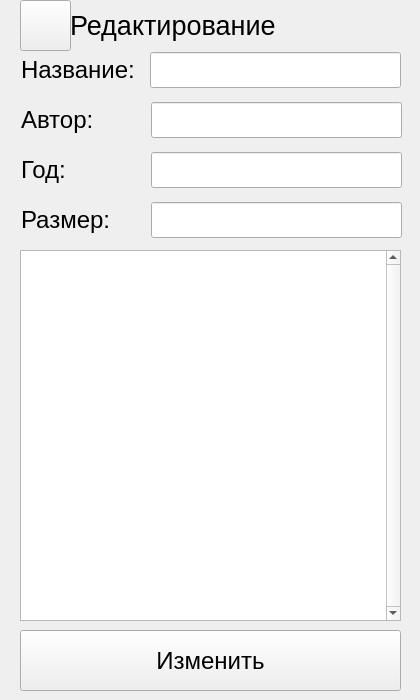
<?xml version="1.0" encoding="UTF-8"?>
<ui version="4.0">
 <class>VerseEditForm</class>
 <widget class="QMainWindow" name="VerseEditForm">
  <property name="geometry">
   <rect>
    <x>0</x>
    <y>0</y>
    <width>420</width>
    <height>700</height>
   </rect>
  </property>
  <property name="windowTitle">
   <string>MainWindow</string>
  </property>
  <widget class="QWidget" name="centralwidget">
   <widget class="QWidget" name="verticalLayoutWidget">
    <property name="geometry">
     <rect>
      <x>21</x>
      <y>50</y>
      <width>121</width>
      <height>41</height>
     </rect>
    </property>
    <layout class="QVBoxLayout" name="verticalLayout">
     <item>
      <widget class="QLabel" name="label">
       <property name="text">
        <string>&lt;html&gt;&lt;head/&gt;&lt;body&gt;&lt;p&gt;&lt;span style=&quot; font-size:18pt;&quot;&gt;Название:&lt;/span&gt;&lt;/p&gt;&lt;/body&gt;&lt;/html&gt;</string>
       </property>
      </widget>
     </item>
    </layout>
   </widget>
   <widget class="QWidget" name="verticalLayoutWidget_2">
    <property name="geometry">
     <rect>
      <x>150</x>
      <y>50</y>
      <width>251</width>
      <height>41</height>
     </rect>
    </property>
    <layout class="QVBoxLayout" name="verticalLayout_2">
     <item>
      <widget class="QLineEdit" name="title">
       <property name="font">
        <font>
         <pointsize>18</pointsize>
        </font>
       </property>
      </widget>
     </item>
    </layout>
   </widget>
   <widget class="QWidget" name="verticalLayoutWidget_3">
    <property name="geometry">
     <rect>
      <x>21</x>
      <y>100</y>
      <width>121</width>
      <height>41</height>
     </rect>
    </property>
    <layout class="QVBoxLayout" name="verticalLayout_3">
     <item>
      <widget class="QLabel" name="label_2">
       <property name="text">
        <string>&lt;html&gt;&lt;head/&gt;&lt;body&gt;&lt;p&gt;&lt;span style=&quot; font-size:18pt;&quot;&gt;Автор:&lt;/span&gt;&lt;/p&gt;&lt;/body&gt;&lt;/html&gt;</string>
       </property>
      </widget>
     </item>
    </layout>
   </widget>
   <widget class="QWidget" name="verticalLayoutWidget_4">
    <property name="geometry">
     <rect>
      <x>151</x>
      <y>100</y>
      <width>251</width>
      <height>41</height>
     </rect>
    </property>
    <layout class="QVBoxLayout" name="verticalLayout_4">
     <item>
      <widget class="QLineEdit" name="author">
       <property name="font">
        <font>
         <pointsize>18</pointsize>
        </font>
       </property>
      </widget>
     </item>
    </layout>
   </widget>
   <widget class="QWidget" name="verticalLayoutWidget_5">
    <property name="geometry">
     <rect>
      <x>21</x>
      <y>150</y>
      <width>121</width>
      <height>41</height>
     </rect>
    </property>
    <layout class="QVBoxLayout" name="verticalLayout_5">
     <item>
      <widget class="QLabel" name="label_3">
       <property name="text">
        <string>&lt;html&gt;&lt;head/&gt;&lt;body&gt;&lt;p&gt;&lt;span style=&quot; font-size:18pt;&quot;&gt;Год:&lt;/span&gt;&lt;/p&gt;&lt;/body&gt;&lt;/html&gt;</string>
       </property>
      </widget>
     </item>
    </layout>
   </widget>
   <widget class="QWidget" name="verticalLayoutWidget_6">
    <property name="geometry">
     <rect>
      <x>151</x>
      <y>150</y>
      <width>251</width>
      <height>41</height>
     </rect>
    </property>
    <layout class="QVBoxLayout" name="verticalLayout_6">
     <item>
      <widget class="QLineEdit" name="year_of_creation">
       <property name="font">
        <font>
         <pointsize>18</pointsize>
        </font>
       </property>
      </widget>
     </item>
    </layout>
   </widget>
   <widget class="QWidget" name="verticalLayoutWidget_7">
    <property name="geometry">
     <rect>
      <x>20</x>
      <y>250</y>
      <width>381</width>
      <height>371</height>
     </rect>
    </property>
    <layout class="QVBoxLayout" name="verticalLayout_7">
     <item>
      <widget class="QTextEdit" name="verse_text">
       <property name="font">
        <font>
         <pointsize>14</pointsize>
        </font>
       </property>
       <property name="verticalScrollBarPolicy">
        <enum>Qt::ScrollBarAlwaysOn</enum>
       </property>
      </widget>
     </item>
    </layout>
   </widget>
   <widget class="QWidget" name="verticalLayoutWidget_8">
    <property name="geometry">
     <rect>
      <x>151</x>
      <y>200</y>
      <width>251</width>
      <height>41</height>
     </rect>
    </property>
    <layout class="QVBoxLayout" name="verticalLayout_10">
     <item>
      <widget class="QLineEdit" name="verse_size">
       <property name="font">
        <font>
         <pointsize>18</pointsize>
        </font>
       </property>
      </widget>
     </item>
    </layout>
   </widget>
   <widget class="QWidget" name="verticalLayoutWidget_9">
    <property name="geometry">
     <rect>
      <x>21</x>
      <y>200</y>
      <width>121</width>
      <height>41</height>
     </rect>
    </property>
    <layout class="QVBoxLayout" name="verticalLayout_11">
     <item>
      <widget class="QLabel" name="label_5">
       <property name="text">
        <string>&lt;html&gt;&lt;head/&gt;&lt;body&gt;&lt;p&gt;&lt;span style=&quot; font-size:18pt;&quot;&gt;Размер:&lt;/span&gt;&lt;/p&gt;&lt;/body&gt;&lt;/html&gt;</string>
       </property>
      </widget>
     </item>
    </layout>
   </widget>
   <widget class="QWidget" name="horizontalLayoutWidget">
    <property name="geometry">
     <rect>
      <x>20</x>
      <y>630</y>
      <width>381</width>
      <height>61</height>
     </rect>
    </property>
    <layout class="QHBoxLayout" name="horizontalLayout">
     <item>
      <widget class="QPushButton" name="newVerseButton">
       <property name="sizePolicy">
        <sizepolicy hsizetype="Minimum" vsizetype="Minimum">
         <horstretch>0</horstretch>
         <verstretch>0</verstretch>
        </sizepolicy>
       </property>
       <property name="font">
        <font>
         <pointsize>18</pointsize>
        </font>
       </property>
       <property name="text">
        <string>Изменить</string>
       </property>
      </widget>
     </item>
    </layout>
   </widget>
   <widget class="QWidget" name="horizontalLayoutWidget_3">
    <property name="geometry">
     <rect>
      <x>70</x>
      <y>0</y>
      <width>331</width>
      <height>51</height>
     </rect>
    </property>
    <layout class="QHBoxLayout" name="horizontalLayout_3">
     <item>
      <widget class="QLabel" name="label_6">
       <property name="font">
        <font>
         <pointsize>20</pointsize>
        </font>
       </property>
       <property name="text">
        <string>Редактирование</string>
       </property>
      </widget>
     </item>
    </layout>
   </widget>
   <widget class="QWidget" name="horizontalLayoutWidget_9">
    <property name="geometry">
     <rect>
      <x>20</x>
      <y>0</y>
      <width>51</width>
      <height>51</height>
     </rect>
    </property>
    <layout class="QHBoxLayout" name="horizontalLayout_9">
     <item>
      <widget class="QPushButton" name="backButton">
       <property name="sizePolicy">
        <sizepolicy hsizetype="Minimum" vsizetype="Minimum">
         <horstretch>0</horstretch>
         <verstretch>0</verstretch>
        </sizepolicy>
       </property>
       <property name="text">
        <string/>
       </property>
      </widget>
     </item>
    </layout>
   </widget>
  </widget>
 </widget>
 <resources/>
 <connections/>
</ui>
